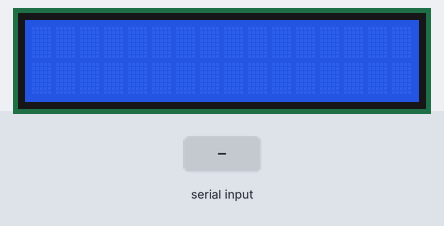
Bench run of a sketch on a simulated Arduino Uno, built with avr-gcc and run on an emulated ATmega328P. Shown: 16×2 character LCD. The test bench sets the inputs (shaded band). What the sketch prints to the serial monitor is not drawn.

Above: at 1.2 s.
1.3 s: "43\n" received over Serial
At 1.9 s:
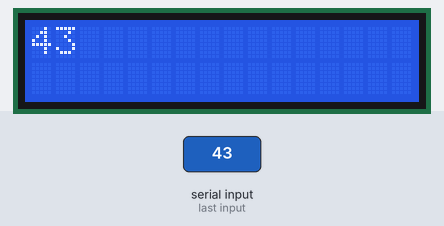
2.8 s: "45\n" received over Serial
At 3.1 s:
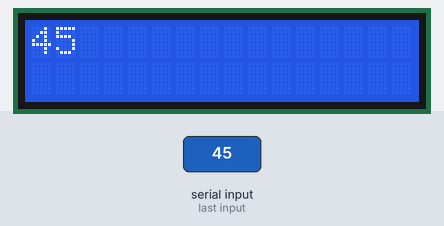
4.3 s: "90,45,200\n" received over Serial
At 5.7 s:
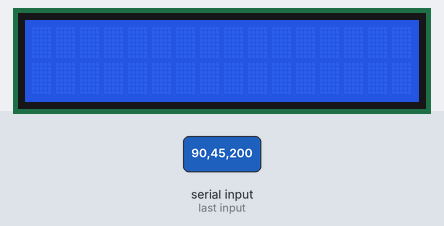
Timing chart, 0 to 7.3 s (numbered marks = the images above; inputs shaded):
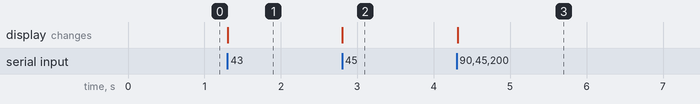

Measured:
- after the input at 1.3 s, the display: changes at once (image 1)
- after the input at 2.8 s, the display: changes at once (image 2)
- after the input at 4.3 s, the display: changes at once (image 3)

The sketch:

part3.ino
```cpp
#include <StringSplitter.h>
#include <LiquidCrystal.h>
#include <string.h>
const int RS = 12, EN = 11, D4 = 5, D5 = 4, D6 =3, D7 = 2;
LiquidCrystal lcd(RS, EN, D4, D5, D6, D7);

void setup() {
lcd.begin(16, 2);
Serial.begin(9600);
 int myTime=250;

}

void loop(){

  while(Serial.available() > 0 ){
    String str = Serial.readStringUntil('\n');
    printer(str,0);
    for(int i=0;i<str.length();i++)
    {
      int n=str[i];
      if(n<48 && n>41)
      {
       splitAndSolve(str,str[i]);
      }
    }
  }
}
void splitAndSolve(String str,char t){
    int a[2];
        int ans=0;
        StringSplitter *splitter = new StringSplitter(str, t, 2);
        int itemCount = splitter->getItemCount();
        for(int j = 0; j < itemCount; j++){
         String item = splitter->getItemAtIndex(j);
         a[j]=item.toInt();
        }
        int n=t;

        switch(n){
          case 43:
               ans=a[1]+a[0];
               break;
          case 45:
               ans=a[0]-a[1];
               break;
          case 42:
               ans=a[0]*a[1];
               break;
          case 47:
               ans=a[0]/a[1];
               break;
        }
        char answer[1];
        itoa(ans,answer,10);
        printer(answer,1);
}
void printer(String data,int mode)
{
  if(mode==0){
  lcd.clear();
  lcd.print(data);

  }
   if(mode==1){
  lcd.setCursor(0,1);
  lcd.print(data);
  Serial.println(data);
  }
}
```
